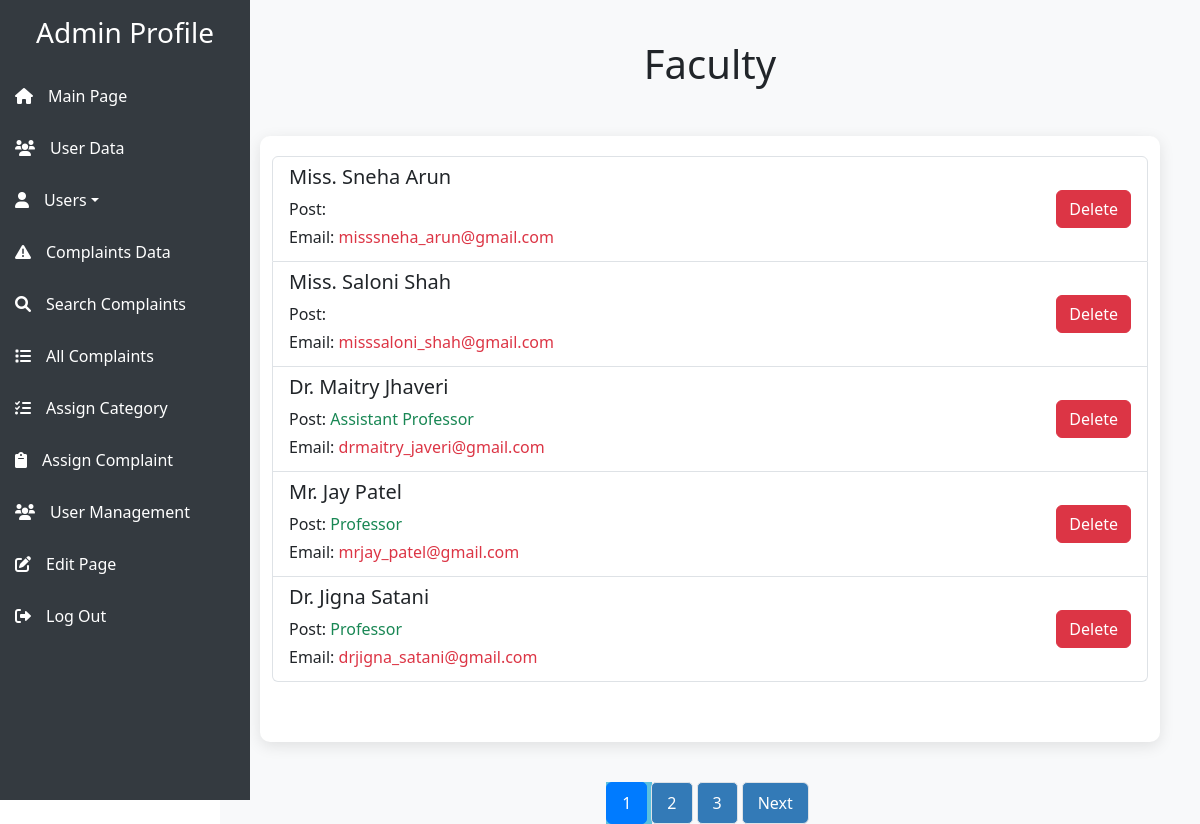
/admin/admin_faculty_panel.php (signed in), run on the app's committed database.
### tables this page shows
CREATE TABLE `faculty` (
  `faculty_id` int(5) NOT NULL,
  `user_id` int(5) DEFAULT NULL,
  `post` enum('Lecturer','Assistant Professor','Associate Professor','Professor','Head of Department') NOT NULL
);

CREATE TABLE `users` (
  `user_id` int(5) NOT NULL,
  `firstname` varchar(30) NOT NULL,
  `lastname` varchar(30) NOT NULL,
  `email` varchar(50) NOT NULL,
  `password` varchar(255) NOT NULL,
  `role` enum('admin','student','faculty') NOT NULL
);

### admin/get_faculty_users.php (the view, shortened to what this page needs)
<?php
include '../php/config.php';
if ($con) {
    $limit = 5;
    $page = isset($_GET['page']) ? $_GET['page'] : 1;
    $start = ($page - 1) * $limit;
    $sql = "SELECT u.firstname, u.lastname, u.email, f.post, f.faculty_id
            FROM faculty f
            INNER JOIN users u ON f.user_id = u.user_id
            WHERE u.role = 'faculty'
            ORDER BY f.faculty_id DESC
            LIMIT $start, $limit";
    $result = $con->query($sql);
    if ($result && $result->num_rows > 0) {
        echo "<div class='container mt-5'>";
        echo "<div class='list-group'>";
        while ($row = $result->fetch_assoc()) {
            echo "<div class='list-group-item d-flex justify-content-between align-items-center'>";
            echo "<div>";
            echo "<h5 >{$row['firstname']} {$row['lastname']}</h5>";
            echo "<p class='mb-1'>Post: <span class='text-success'>{$row['post']}</span></p>";
            echo "<p class='mb-1'>Email: <span class='text-danger'>{$row['email']}</span></p>";
            echo "</div>";
            echo "<form action='deletefaculty.php' method='post'>";
            echo "<button type='submit' class='btn btn-danger'>Delete</button>";
            echo "</form>";
            echo "</div>";
        }
        echo "</div>";
        echo "</div>";
    } else {
        echo "<div class='alert alert-warning'>0 results</div>";
    }
} else {
    echo "<div class='alert alert-danger'>Failed to connect to the database.</div>";
}
?>

### admin/admin_panel.css (style rules this page uses)
body { font-family: 'Segoe UI', Tahoma, Geneva, Verdana, sans-serif; margin: 0; padding: 0; background-color: #f4f4f9; }
.container { max-width: 900px; margin: 40px auto; padding: 20px; background-color: #fff; border-radius: 10px; box-shadow: 0 4px 15px rgba(0, 0, 0, 0.1); }

### admin/admin_faculty_panel.php (style rules this page uses)
body { margin: 0; padding: 0; font-family: Arial, sans-serif; display: flex; height: 100vh; }

### admin/admindashboard.php (style rules this page uses)
body, html { height: 100%; margin: 0; padding: 0; }

### data on the page
faculty: user.firstname "Miss. Sneha", user.lastname "Arun", user.email "misssneha_arun@gmail.com"
faculty: user.firstname "Miss. Saloni", user.lastname "Shah", user.email "misssaloni_shah@gmail.com"
faculty: user.firstname "Dr. Maitry", user.lastname "Jhaveri", post "Assistant Professor", user.email "drmaitry_javeri@gmail.com"
faculty: user.firstname "Mr. Jay", user.lastname "Patel", post "Professor", user.email "mrjay_patel@gmail.com"
faculty: user.firstname "Dr. Jigna", user.lastname "Satani", post "Professor", user.email "drjigna_satani@gmail.com"
